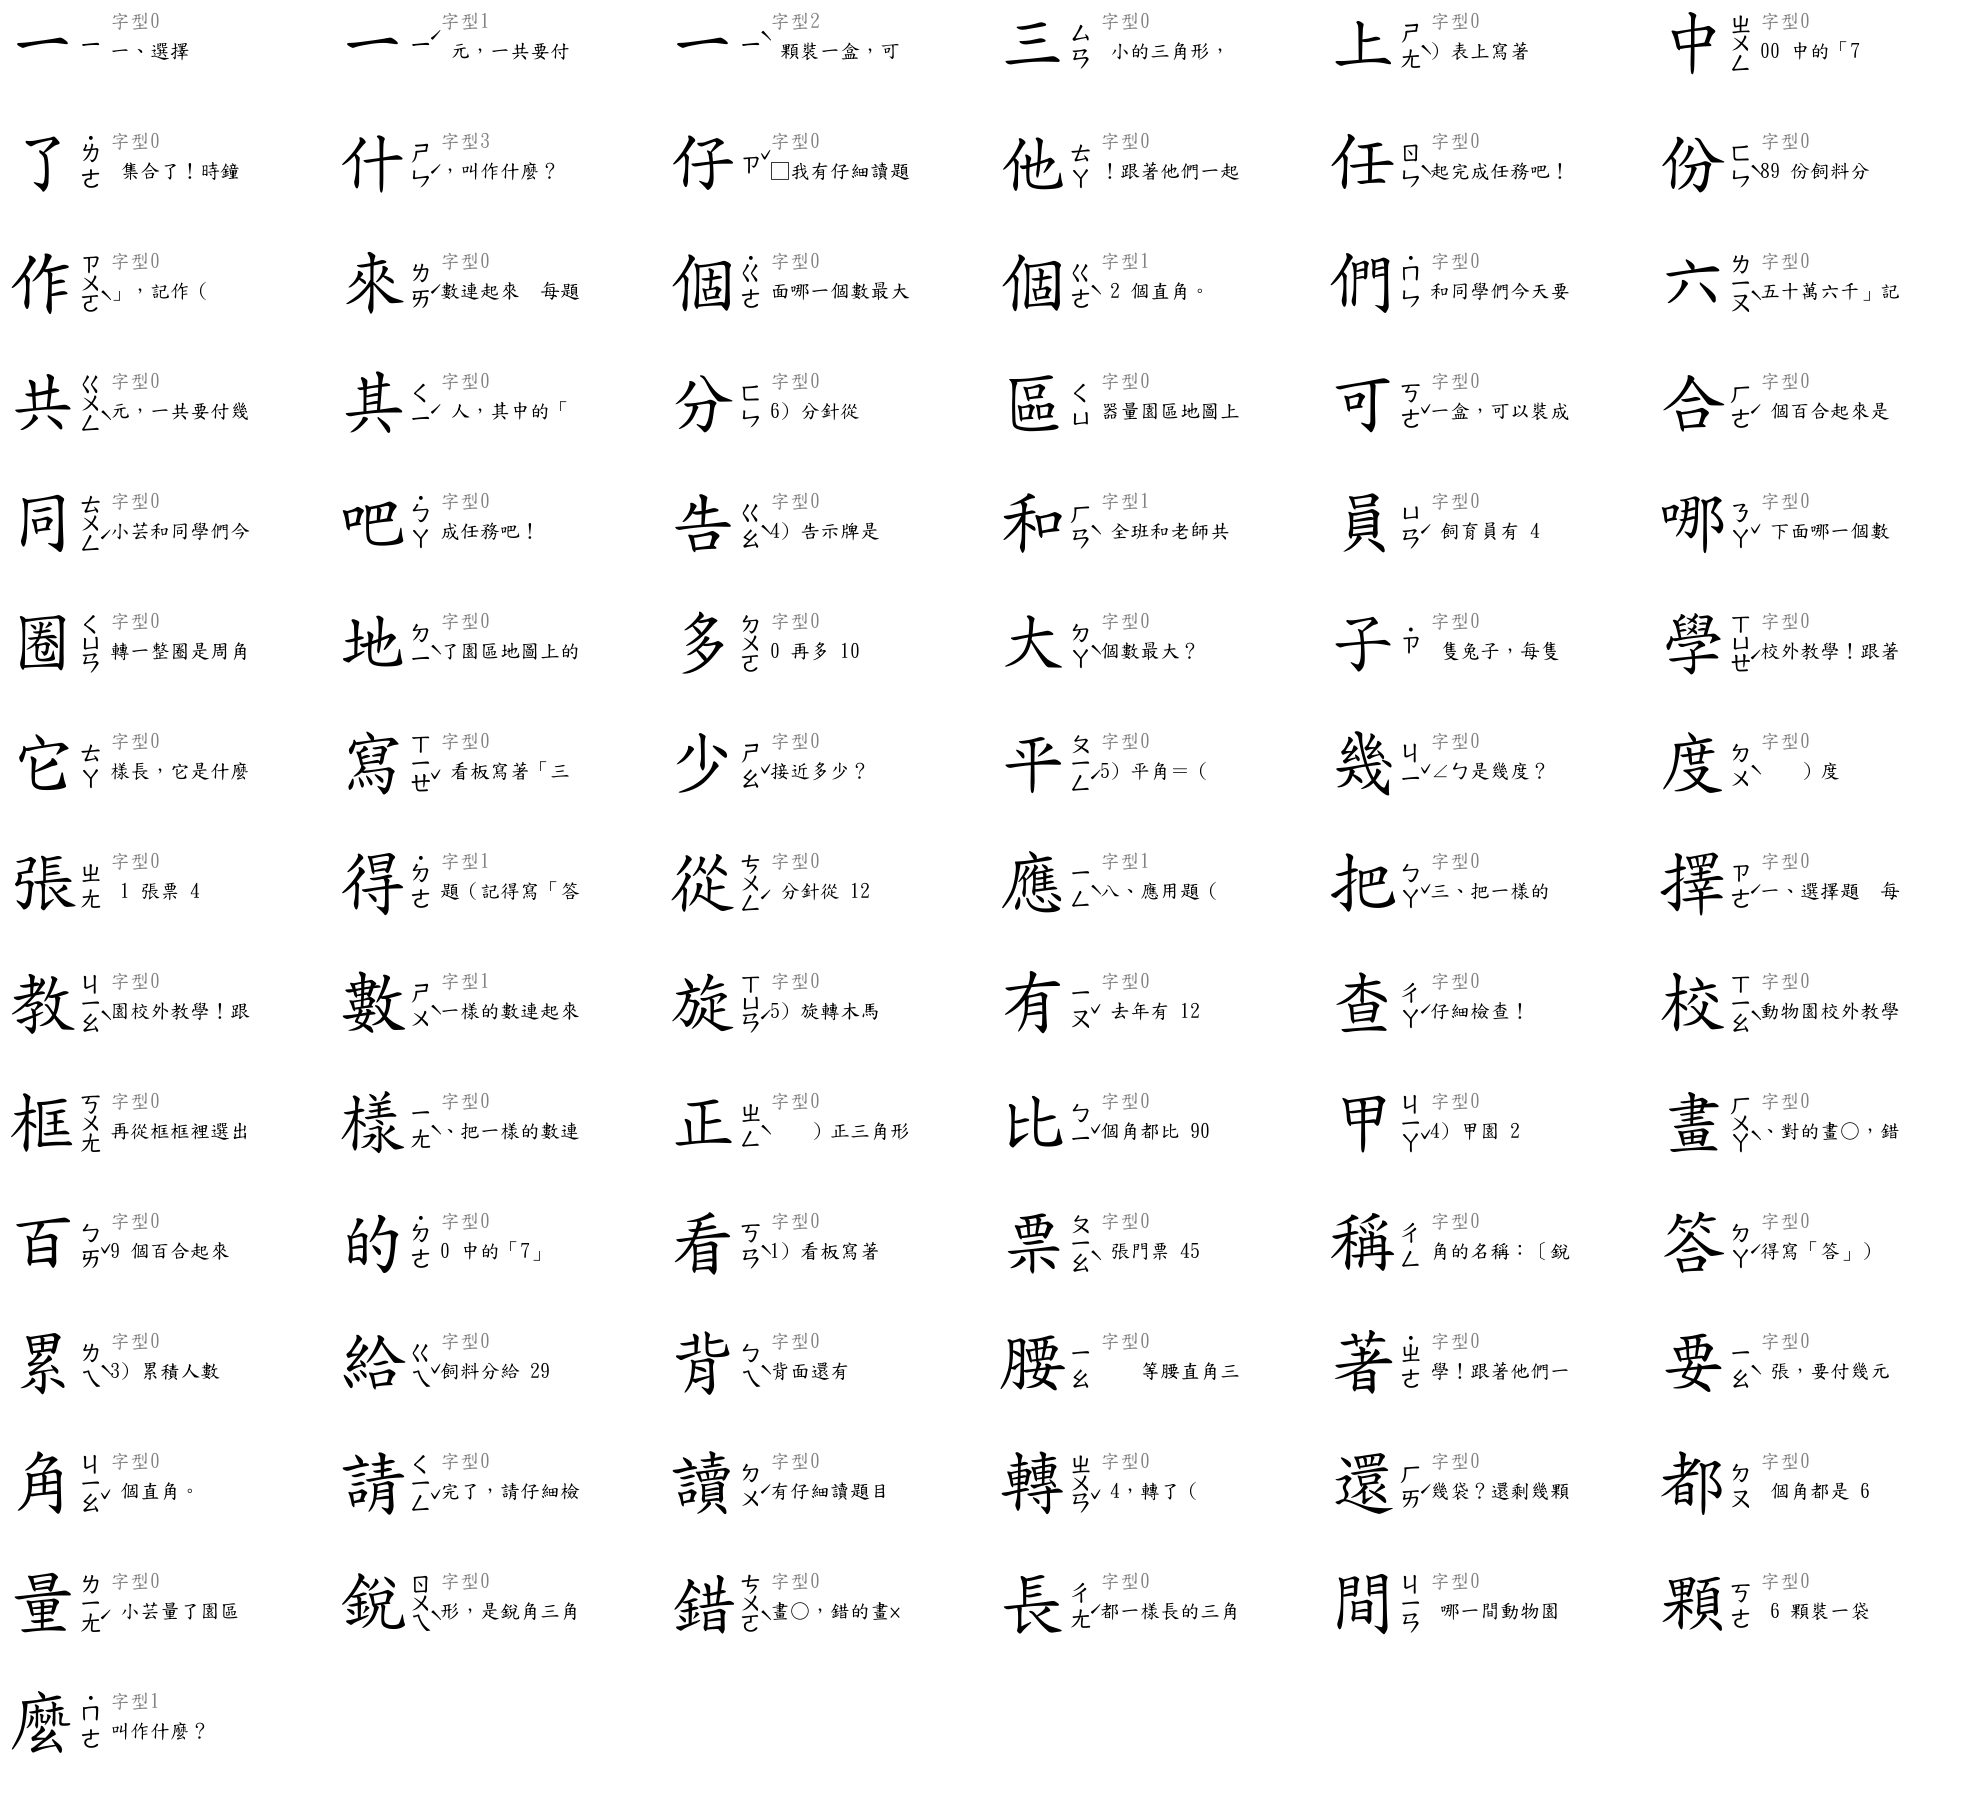

This figure's Python source:
# 檢查期中考裡的破音字：列出每個破音字用了哪個注音字型、在哪個詞裡，並畫出目前顯示的注音
import os, sys, re
sys.path.insert(0, os.path.dirname(os.path.abspath(__file__)))
import zy
import zyfont
from docx import Document
from PIL import Image, ImageDraw, ImageFont

D = sys.argv[1] if len(sys.argv) > 1 else r"C:\Users\class\Desktop\學數4上\期中考"
FILES = ["四上數學期中考_情境版.docx", "四上數學期中考_精簡版_報讀.docx"]
seen = {}
_poly = {}


def poly(ch):
    """這個字在破音一～五字型裡，有沒有和預設字型不一樣的注音"""
    if ch not in _poly:
        base = zyfont.crop(ch, 0)
        _poly[ch] = base is not None and any(
            zyfont.crop(ch, i) is not None and zyfont.diff(base, zyfont.crop(ch, i)) > 40 for i in range(1, 6))
    return _poly[ch]
for fn in FILES:
    doc = Document(os.path.join(D, fn))
    paras = list(doc.paragraphs)
    for t in doc.tables:
        for r in t.rows:
            for c in r.cells:
                paras += c.paragraphs
    for p in paras:
        text = "".join(r.text for r in p.runs)
        pos = 0
        for r in p.runs:
            name = r.font.name or ""
            for ch in r.text:
                if name.startswith("文鼎標楷注音") and poly(ch):
                    idx = zyfont.NAMES.index(name)
                    ctx = text[max(0, pos - 3): pos + 4]
                    seen.setdefault((ch, idx), set()).add(ctx)
                pos += len(ch)
items = sorted(seen.items(), key=lambda kv: kv[0])
print(len(items), "個（字, 字型）組合")
# 畫出來
F = 70
cols = 6
W, H = 330, 120
img = Image.new("RGB", (cols * W, ((len(items) + cols - 1) // cols) * H), "white")
dr = ImageDraw.Draw(img)
lab = ImageFont.truetype(r"C:\Windows\Fonts\kaiu.ttf", 20)
for i, ((ch, idx), ctxs) in enumerate(items):
    x, y = (i % cols) * W, (i // cols) * H
    dr.text((x + 8, y + 8), ch, font=ImageFont.truetype(zyfont.TTC, F, index=idx), fill="black")
    dr.text((x + 110, y + 10), f"字型{idx}", font=lab, fill="gray")
    ctx = sorted(ctxs)[0].replace("\n", "")
    dr.text((x + 110, y + 40), ctx, font=lab, fill="black")
    
out = os.path.join(os.path.dirname(os.path.abspath(__file__)), "zyaudit.png")
img.save(out)
for (ch, idx), ctxs in items:
    print(ch, idx, " | ".join(sorted(ctxs)[:3]))
print(out)
